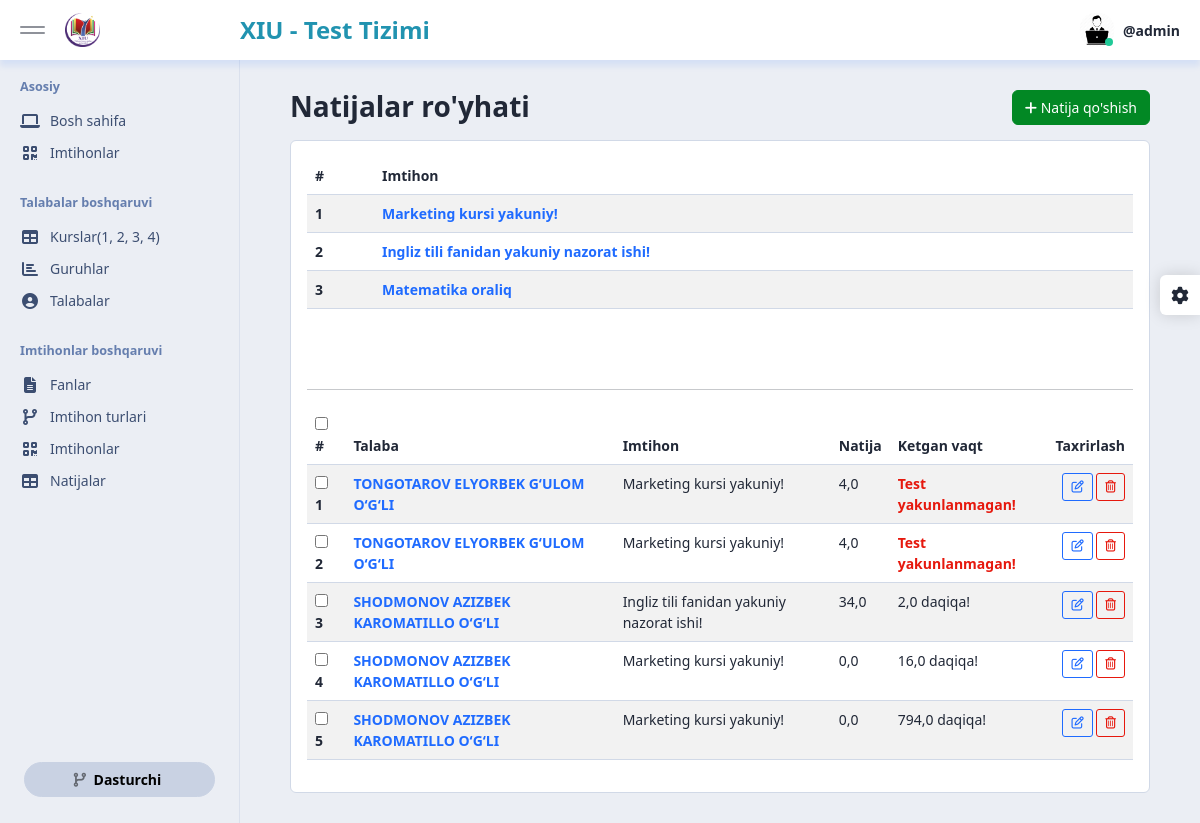
Page /dashboard/quiz/result/ (signed in) on the committed database.
### quiz_app/models.py (models this page shows)
class Quiz(models.Model):
    title = models.CharField(max_length=455)
    quiz_type = models.ForeignKey(QuizType, on_delete=models.CASCADE, related_name='quizes')
    start_time = models.DateTimeField(default=timezone.now)
    end_time = models.DateTimeField(default=timezone.now)
    deadline = models.DurationField(default=timezone.timedelta(minutes=30))
    max_questions = models.BigIntegerField(default=30)
    subject = models.ForeignKey(Subject, on_delete=models.CASCADE)
    groups = models.ManyToManyField(Group, blank=True)
    no_permission_students = models.ManyToManyField(Student, blank=True)
    maximum_attempts = models.PositiveIntegerField(default=2)
    status = models.BooleanField(default=False)
    def __str__(self):
        return self.title
    class Meta:
        ordering = ['-id']

class Result(models.Model):
    quiz = models.ForeignKey(Quiz, on_delete=models.CASCADE, related_name='results')
    student = models.ForeignKey(Student, on_delete=models.CASCADE)
    score = models.FloatField()
    random_quizes = models.ManyToManyField(Question)
    answers = models.ManyToManyField(UserAskedAnswer)
    start_time = models.DateTimeField(auto_now_add=True)
    end_time = models.DateTimeField(null=True, blank=True)
    status = models.BooleanField(default=False)
    class Meta:
        ordering = ['-id']

### student_app/models.py (models this page shows)
class Student(models.Model):
    group = models.ForeignKey(Group, on_delete=models.CASCADE, related_name='students')
    name = models.CharField(max_length=455)
    def __str__(self):
        return self.name
    class Meta:
        ordering = ['-id']

### dashboard_app/views/quiz.py (the view)
# urls.py: path('quiz/result/', result_list, name='result_list'),
@login_required(login_url='login_page')
@user_passes_test(lambda u: u.is_staff)
def result_list(request):
    results = Result.objects.all()
    quizes = Quiz.objects.all()
    ctx = {
        'results': results,
        'quizes': quizes
    }
    return render(request, 'dashboard/quiz/results/list.html', ctx)

### dashboard_app/templatetags/duration_filters.py (called while the page is built)
@register.filter(name='duration_in_minutes')
def get_duration_in_minutes(start_time, end_time):
    if start_time is None or end_time is None:
        return None  # Agar start_time yoki end_time None bo'lsa, natija ham None bo'ladi
    duration = end_time - start_time
    duration_in_minutes = duration.total_seconds() // 60
    return duration_in_minutes

### templates/dashboard/quiz/results/list.html (shortened to what this page needs)
{% extends "dashboard/base.html" %}
{% load duration_filters %}
{% block content %}
<div id="content" class="app-content">
    <div class="row">
        <div class="col-xl-6">
            <h1 class="page-header mb-3">
                    Natijalar ro'yhati
            </h1>
        </div>
        {% if request.user.is_superuser %}
            <div class="col-xl-6 text-end">
                <a class="btn btn-success mb-2" href="{% url 'result_create' %}">
                    <i class="fas fa-plus"></i> Natija qo'shish
                </a>
            </div>
        {% endif %}
    </div>
    <div class="row">
        <div class="col-12">
            <div class="card">
                <div class="card-body table-responsive">
                    <form method="post" action="{% url 'result_checked_delete' %}">
                        <div style="margin-bottom: 5rem;">
                            <table class="table table-striped">
                            {% if quizes %}
                                <thead>
                                <tr>
                                    <th scope="col"> #</th>
                                    <th scope="col">Imtihon</th>
                                </tr>
                            </thead>
                                <tbody>
                                {% for quiz in quizes %}
                                    <tr>
                                        <th scope="row">
                                            {{ forloop.counter }}
                                        </th>
                                        <td class="fw-bold">
                                            <a class="text-decoration-none" href="{% url 'result_list_by_quiz_id' pk=quiz.id %}">
                                                {{ quiz.title }}
                                            </a>
                                        </td>
                                    </tr>
                                {% endfor %}
                            </tbody>
                            {% else %}
                                <h5 class="text-danger">Hozircha imtihonlar yo'q!</h5>
                            {% endif %}
                    </table>
                        </div>
                        <hr>
                        <table class="table table-striped mt-3">
                            {% if results %}
                                <thead>
                                <tr>
                                    {% if request.user.is_superuser %}
                                        <th scope="col"><input type="checkbox" id="select-all"> #</th>
                                    {% else %}
                                        <th scope="col"> #</th>
                                    {% endif %}
                                    <th scope="col">Talaba</th>
                                    <th scope="col">Imtihon</th>
                                    <th scope="col">Natija</th>
                                    <th scope="col">Ketgan vaqt</th>
                                    {% if request.user.is_superuser %}
                                        <th scope="col" class="text-end">Taxrirlash</th>
                                    {% endif %}
                                </tr>
                            </thead>
                                <tbody>
                                {% for result in results %}
                                    <tr>
                                        {% if request.user.is_superuser %}
                                            <th scope="row">
                                                <input type="checkbox" name="result_ids" value="{{ result.id }}"> {{ forloop.counter }}
                                            </th>
                                        {% else %}
                                            <th scope="row">
                                                {{ forloop.counter }}
                                            </th>
                                        {% endif %}
                                        {% if request.user.is_superuser %}
                                            <td class="fw-bold">
                                                <a class="text-decoration-none" href="{% url 'result_edit' pk=result.id %}">
                                                    {{ result.student }}
                                                </a>
                                            </td>
                                        {% else %}
                                            <td class="fw-bold">
                                                <span class="text-decoration-none">
                                                    {{ result.student }}
                                                </span>
                                            </td>
                                        {% endif %}
                                        <td>
                                            {{ result.quiz }}
                                        </td>
                                        <td>
                                            {{ result.score }}
                                        </td>
                                        <td>
                                            {% if result.start_time|duration_in_minutes:result.end_time %}
                                                {{ result.start_time|duration_in_minutes:result.end_time }} daqiqa!
                                            {% else %}
                                                <b class="text-danger">Test yakunlanmagan!</b>
                                            {% endif %}
                                        </td>
                                        {% if request.user.is_superuser %}
                                            <td align="right">
                                                <a href="{% url 'result_edit' pk=result.id %}" class="btn btn-sm btn-outline-primary">
                                                    <i class="far fa-edit"></i>
                                                </a>
                                                <button type="button" data-bs-toggle="modal" data-bs-target="#modalDelete"
                                                        data-result-id="{{ result.id }}" data-result-name="{{ result.student }}"
                                                        class="btn btn-sm btn-outline-danger">
                                                    <i class="far fa-trash-alt"></i>
                                                </button>
                                            </td>
                                        {% endif %}
                                    </tr>
                                {% endfor %}
                            </tbody>
                            {% else %}
                                <h5 class="text-danger">Hozircha natijalar yo'q!</h5>
                            {% endif %}
                    </table>
                    </form>
                </div>
            </div>
        </div>
    </div>
</div>
{% endblock content %}

### templates/dashboard/base.html (shortened to what this page needs)
{% load static %}
<!DOCTYPE html>
<html lang="en">
<head>
    <link href="{% static 'dashboard/css/vendor.min.css' %}" rel="stylesheet">
    <link href="{% static 'dashboard/css/app.min.css' %}" rel="stylesheet">
</head>
<body>
<div id="app" class="app">
    <div id="header" class="app-header">
        <div class="brand">
            <div class="desktop-toggler">
                <button type="button" class="menu-toggler" data-toggle="sidebar-minify">
                    <span class="bar"></span>
                    <span class="bar"></span>
                </button>
            </div>
            <a href="{% url 'dashboard_home' %}">
                <img src="{% static 'dashboard/images/logo-xiu.png' %}" class="invert-dark" alt="" width="20%">
            </a>
        </div>
        <div class="menu d-flex justify-content-between align-items-center">
            <div class="menu-item">
                <span style="color: #2193b0; font-size: 24px; font-weight: bold;">XIU - Test Tizimi</span>
            </div>
            <div class="menu-item dropdown">
                <a href="#" data-bs-toggle="dropdown" data-display="static" class="menu-link">
                    <div class="menu-img online">
                        {% if user.is_superuser %}
                            <img src="{% static 'dashboard/images/superadmin-icon.jpg' %}" alt="" class="ms-100 mh-100 rounded-circle">
                        {% elif user.is_staff %}
                            <img src="{% static 'dashboard/images/superadmin-icon.jpg' %}" alt="" class="ms-100 mh-100 rounded-circle">
                        {% elif user.is_authenticated %}
                            <img src="{% static 'dashboard/images/student-icon.png' %}" alt="" class="ms-100 mh-100 rounded-circle">
                        {% endif %}
                    </div>
                    <div class="menu-text"><span class="fw-bold">@{{ request.user.username }}</span>
                    </div>
                </a>
            </div>
        </div>
    </div>
    <div id="sidebar" class="app-sidebar">
        <div class="app-sidebar-content" data-scrollbar="true" data-height="100%">
            <div class="menu">
                <div class="menu-header">Asosiy</div>
                <div class="menu-item">
                    <a href="{% url 'dashboard_home' %}" class="menu-link">
                        <span class="menu-icon"><i class="fa fa-laptop"></i></span>
                        <span class="menu-text">Bosh sahifa</span>
                    </a>
                </div>
                <div class="menu-item">
                    <a href="{% url 'quiz_list' %}" class="menu-link">
                        <span class="menu-icon"><i class="fa fa-qrcode"></i></span>
                        <span class="menu-text">Imtihonlar</span>
                    </a>
                </div>
                <div class="menu-divider"></div>
                <div class="menu-header">Talabalar boshqaruvi</div>
                <div class="menu-item">
                    <a href="{% url 'grade_list' %}" class="menu-link">
                        <span class="menu-icon"><i class="fa fa-table"></i></span>
                        <span class="menu-text">Kurslar(1, 2, 3, 4)</span>
                    </a>
                </div>
                <div class="menu-item">
                    <a href="{% url 'group_list' %}" class="menu-link">
                        <span class="menu-icon"><i class="fa fa-chart-bar"></i></span>
                        <span class="menu-text">Guruhlar</span>
                    </a>
                </div>
                <div class="menu-item">
                    <a href="{% url 'student_list' %}" class="menu-link">
                        <span class="menu-icon"><i class="fa fa-user-circle"></i></span>
                        <span class="menu-text">Talabalar</span>
                    </a>
                </div>
                <div class="menu-divider"></div>
                <div class="menu-header">Imtihonlar boshqaruvi</div>
                <div class="menu-item">
                    <a href="{% url 'subject_list' %}" class="menu-link">
                        <span class="menu-icon"><i class="fa fa-file-alt"></i></span>
                        <span class="menu-text">Fanlar</span>
                    </a>
                </div>
                <div class="menu-item">
                    <a href="{% url 'quiz_type_list' %}" class="menu-link">
                        <span class="menu-icon"><i class="fa fa-code-branch"></i></span>
                        <span class="menu-text">Imtihon turlari</span>
                    </a>
                </div>
                <div class="menu-item">
                    <a href="{% url 'quiz_list' %}" class="menu-link">
                        <span class="menu-icon"><i class="fa fa-qrcode"></i></span>
                        <span class="menu-text">Imtihonlar</span>
                    </a>
                </div>
                <div class="menu-item">
                    <a href="{% url 'result_list' %}" class="menu-link">
                        <span class="menu-icon"><i class="fa fa-table"></i></span>
                        <span class="menu-text">Natijalar</span>
                    </a>
                </div>
                <div class="p-3 px-4 mt-auto hide-on-minified">
                    <a href="https://seantheme.com/asp-studio/documentation/index.html" target="_blank"
                       class="btn btn-secondary d-block w-100 fw-600 rounded-pill">
                        <i class="fa fa-code-branch me-1 ms-n1 opacity-5"></i> Dasturchi
                    </a>
                </div>
            </div>
        </div>
    </div>
    {% block content %}
    {% endblock content %}
    <div class="theme-panel">
        <a href="javascript:;" data-click="theme-panel-expand" class="theme-collapse-btn"><i class="fa fa-cog"></i></a>
    </div>
</div>
</body>
</html>

### rows in the picture
Quiz: title "Marketing kursi yakuniy!"
Quiz: title "Ingliz tili fanidan yakuniy nazorat ishi!"
Quiz: title "Matematika oraliq"
Result: student "TONGOTAROV ELYORBEK G‘ULOM O‘G‘LI", quiz "Marketing kursi yakuniy!", score "4,0", shows "Test yakunlanmagan!"
Result: student "TONGOTAROV ELYORBEK G‘ULOM O‘G‘LI", quiz "Marketing kursi yakuniy!", score "4,0", shows "Test yakunlanmagan!"
Result: student "SHODMONOV AZIZBEK KAROMATILLO O‘G‘LI", quiz "Ingliz tili fanidan yakuniy nazorat ishi!", score "34,0", start_time|duration_in_minutes "2,0"
Result: student "SHODMONOV AZIZBEK KAROMATILLO O‘G‘LI", quiz "Marketing kursi yakuniy!", score "0,0", start_time|duration_in_minutes "16,0"
Result: student "SHODMONOV AZIZBEK KAROMATILLO O‘G‘LI", quiz "Marketing kursi yakuniy!", score "0,0", start_time|duration_in_minutes "794,0"

### other values in the picture
{{ request.user.username }} "admin"
